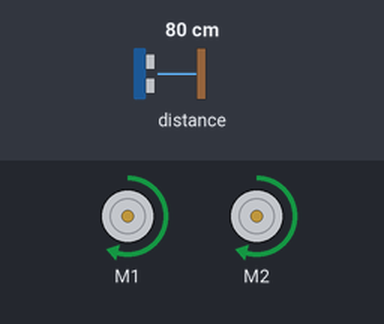
Bench run of a program on a simulated BBC micro:bit (MakeCode). Parts: 2 × DC motor (green arrow = forward, orange = backward, longer = faster). Inputs (shaded band) come from the test bench; at power-on: distance to the obstacle 80 cm.

Above: at 1.2 s.
1.3 s: distance to the obstacle set to 11 cm
2.8 s: distance to the obstacle set to 8 cm
At 4.2 s:
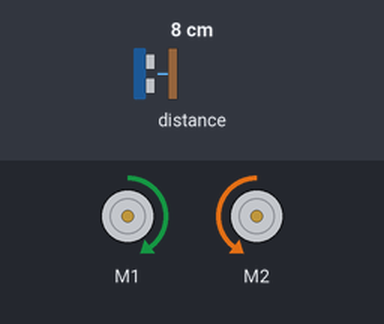
5.8 s: distance to the obstacle set to 18 cm
7.4 s: distance to the obstacle set to 2 cm
At 7.55 s:
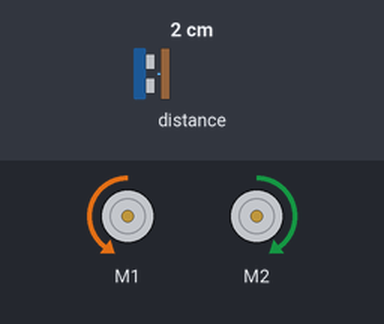
Timing chart, 0 to 11.4 s (numbered marks = the images above; inputs shaded):
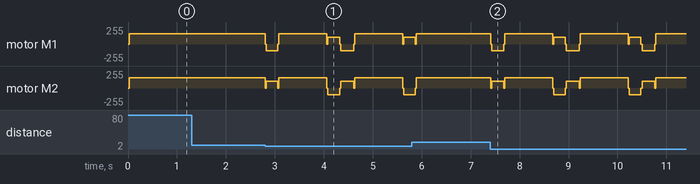

The program:

main.ts
```typescript
function gIrAr90ºdErEcHa () {
    maqueen.motorStop(maqueen.Motors.All)
    maqueen.motorRun(maqueen.Motors.M1, maqueen.Dir.CW, 100)
    maqueen.motorRun(maqueen.Motors.M2, maqueen.Dir.CCW, 100)
    basic.pause(260)
    maqueen.motorStop(maqueen.Motors.All)
}
function gIrAr90ºiZqUi () {
    maqueen.motorStop(maqueen.Motors.All)
    maqueen.motorRun(maqueen.Motors.M1, maqueen.Dir.CCW, 100)
    maqueen.motorRun(maqueen.Motors.M2, maqueen.Dir.CW, 100)
    basic.pause(260)
    maqueen.motorStop(maqueen.Motors.All)
}
basic.forever(function () {
    if (maqueen.Ultrasonic(PingUnit.Centimeters) < 10) {
        maqueen.motorStop(maqueen.Motors.All)
        gIrAr90ºiZqUi()
        maqueen.motorRun(maqueen.Motors.All, maqueen.Dir.CW, 155)
        basic.pause(1000)
        gIrAr90ºdErEcHa()
    } else {
        maqueen.motorRun(maqueen.Motors.All, maqueen.Dir.CW, 155)
    }
})
```

test.ts
```typescript
// aquí va el archivo "tests"; esto no se compilará cuando este paquete se utilice como una extensión.
```

Measured:
- the behaviour switches between 10 and 9 cm on distance to the obstacle (found by bisection; images 0 and 1)
- after the input at 1.3 s, every drawn part: stays the same
